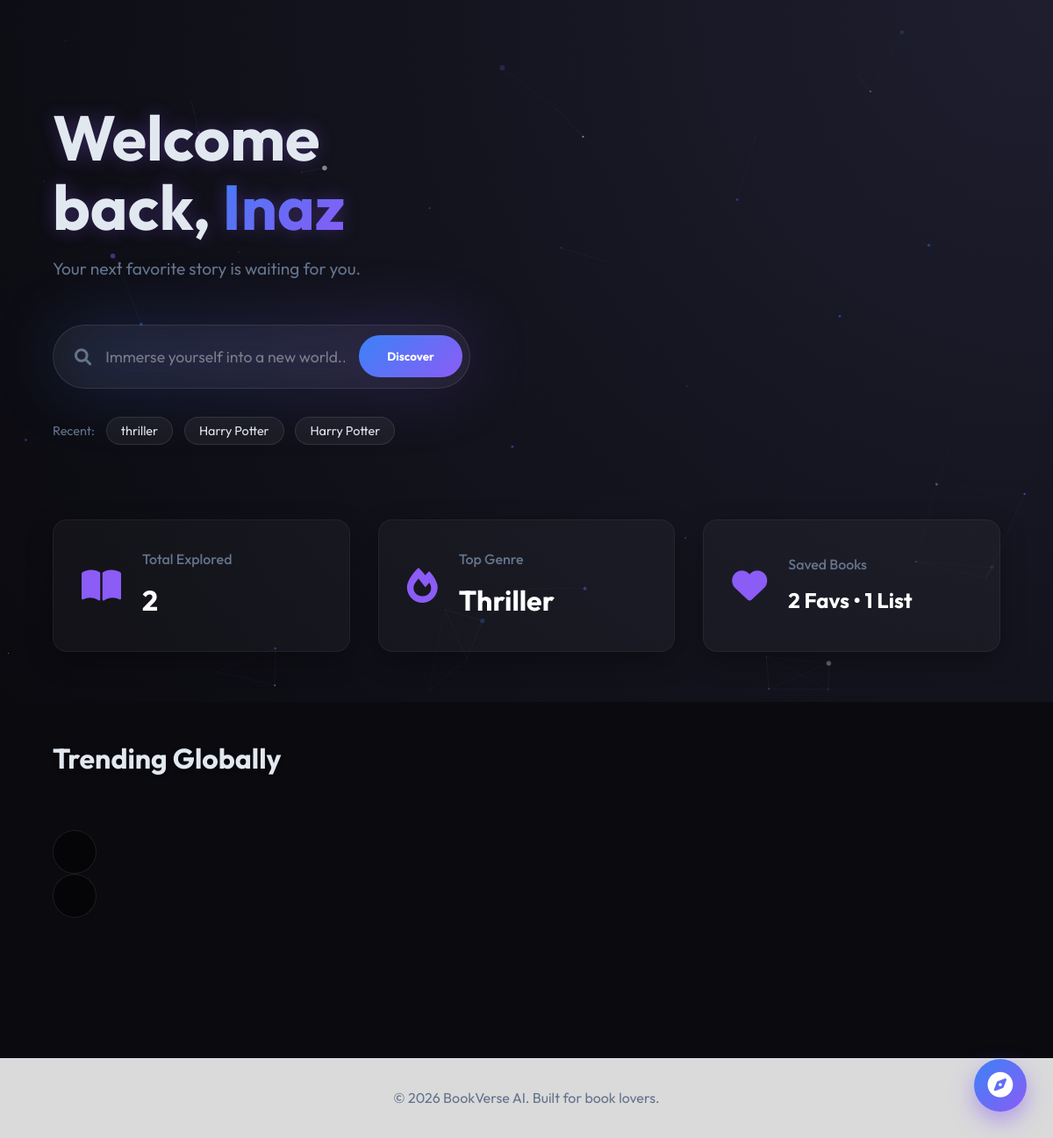
/ (signed in), run on the app's committed database.
### tables this page shows
CREATE TABLE search_history (
            id INTEGER PRIMARY KEY AUTOINCREMENT,
            user_id INTEGER,
            query TEXT,
            timestamp TIMESTAMP DEFAULT CURRENT_TIMESTAMP,
            FOREIGN KEY(user_id) REFERENCES users(id)
        );

CREATE TABLE user_genres (
            user_id INTEGER,
            genre TEXT,
            count INTEGER,
            PRIMARY KEY(user_id, genre),
            FOREIGN KEY(user_id) REFERENCES users(id)
        );

### app.py (the view)
@app.route("/")
def home():
    if "user_id" not in session:
        return handle_landing_page()
    return handle_user_homepage()

### app.py (called while the page is built, shortened)
def get_db_connection():
    conn = sqlite3.connect(DATABASE)
    conn.row_factory = sqlite3.Row
    return conn

def get_books_by_genre(genre, limit=12):
    if books is None or books.empty:
        return []

### templates/index.html (shortened to what this page needs)
{% extends "base.html" %}
{% block head %}
<link rel="stylesheet" href="https://cdn.jsdelivr.net/npm/swiper@10/swiper-bundle.min.css" />
{% endblock %}
{% block content %}
<div id="particles-js" class="particles-bg"></div>
<div class="quick-actions-menu">
    <div class="qa-toggle" id="qaToggle">
        <i class="fa-solid fa-compass"></i>
    </div>
</div>
<div class="dashboard-container">
    <section class="hero-dashboard">
        <div class="hero-left" data-aos="fade-right">
            <h1 class="greeting">Welcome back, <span class="gradient-text">{{ session.get('username') }}</span></h1>
            <p class="subtitle">Your next favorite story is waiting for you.</p>
            <div class="search-wrapper">
                <form action="{{ url_for('search_post') }}" method="POST" class="glow-search-form">
                    <i class="fa-solid fa-magnifying-glass search-icon"></i>
                    <input type="text" name="book_name" placeholder="Immerse yourself into a new world..." required class="glow-input">
                    <button type="submit" class="glow-btn">Discover</button>
                    <div class="search-glow-blur"></div>
                </form>
            </div>
            {% if recent_searches %}
            <div class="recent-chips fade-in-up delay-1">
                <span class="chip-label">Recent:</span>
                {% for search in recent_searches %}
                <form action="{{ url_for('search_post') }}" method="POST" style="display:inline;">
                    <button type="submit" class="glass-chip">{{ search.query }}</button>
                </form>
                {% endfor %}
            </div>
            {% endif %}
        </div>
        <div class="hero-right" data-aos="fade-left">
            <div class="book-stack">
            </div>
        </div>
    </section>
    <section class="stats-dashboard fade-in-up delay-2">
        <a href="{{ url_for('profile') }}" class="glass-stat-card floating-anim-1">
            <div class="stat-icon"><i class="fa-solid fa-book-open"></i></div>
            <div class="stat-text">
                <h4>Total Explored</h4>
                <h2>{{ total_explored }}</h2>
            </div>
        </a>
        <a href="{% if user_top_genre %}{{ url_for('genre_page', genre=user_top_genre) }}{% else %}#{% endif %}" class="glass-stat-card floating-anim-2">
            <div class="stat-icon"><i class="fa-solid fa-fire"></i></div>
            <div class="stat-text">
                <h4>Top Genre</h4>
                <h2>{{ user_top_genre or 'Fantasy' }}</h2>
            </div>
        </a>
        <a href="{{ url_for('favorites_page') }}" class="glass-stat-card floating-anim-3">
            <div class="stat-icon"><i class="fa-solid fa-heart"></i></div>
            <div class="stat-text">
                <h4>Saved Books</h4>
                <h2 style="font-size: 1.5rem;">{{ saved_books_stats.favorites }} Favs &bull; {{ saved_books_stats.reading_list }} List</h2>
            </div>
        </a>
    </section>
    <section class="carousels-container">
        <div class="carousel-section fade-in-up" data-aos="fade-up">
            <h2 class="carousel-title">Trending Globally</h2>
            <div class="swiper book-swiper">
                <div class="swiper-button-next"></div>
                <div class="swiper-button-prev"></div>
            </div>
        </div>
    </section>
</div>
{% endblock %}
{% block scripts %}
<script>
document.addEventListener('DOMContentLoaded', function() {
    // 1. Initialize Particles.js
    if (document.getElementById('particles-js')) {
        particlesJS("particles-js", {
            "particles": {
                "number": { "value": 40, "density": { "enable": true, "value_area": 800 } },
                "color": { "value": ["#8b5cf6", "#3b82f6", "#ffffff"] },
                "shape": { "type": "circle" },
                "opacity": { "value": 0.5, "random": true, "anim": { "enable": true, "speed": 1, "opacity_min": 0.1, "sync": false } },
                "size": { "value": 3, "random": true, "anim": { "enable": true, "speed": 2, "size_min": 0.1, "sync": false } },
                "line_linked": { "enable": true, "distance": 150, "color": "#475569", "opacity": 0.2, "width": 1 },
                "move": { "enable": true, "speed": 1, "direction": "none", "random": true, "straight": false, "out_mode": "out", "bounce": false }
            },
            "interactivity": {
                "detect_on": "canvas",
                "events": { "onhover": { "enable": true, "mode": "grab" }, "onclick": { "enable": false }, "resize": true },
                "modes": { "grab": { "distance": 140, "line_linked": { "opacity": 0.5 } } }
            },
            "retina_detect": true
        });
    }
    // 2. Initialize Swiper Carousels
    const swipers = document.querySelectorAll('.book-swiper');
    swipers.forEach(el => {
        new Swiper(el, {
            slidesPerView: 1.5,
            spaceBetween: 20,
            freeMode: true,
            navigation: {
                nextEl: el.querySelector('.swiper-button-next'),
                prevEl: el.querySelector('.swiper-button-prev'),
            },
            breakpoints: {
                640: { slidesPerView: 2.5, spaceBetween: 20 },
                1024: { slidesPerView: 4.5, spaceBetween: 30 }
            }
        });
    });
    // 3. Floating Quick Actions Toggle
    const qaToggle = document.getElementById('qaToggle');
    const qaMenu = document.querySelector('.quick-actions-menu');
    if (qaToggle) {
        qaToggle.addEventListener('click', () => {
            qaMenu.classList.toggle('open');
        });
    }
});
</script>
{% endblock %}

### templates/index.html (style rules this page uses)
body { background-color: #0a0a0f !important; color: #e2e8f0; }

### data on the page
search_history: query "thriller"
search_history: query "Harry Potter"
search_history: query "Harry Potter"
user_genres: genre "Thriller"

### other printed values
{{ session.get('username') }} "Inaz"
{{ total_explored }} "2"
{{ saved_books_stats.favorites }} "2"
{{ saved_books_stats.reading_list }} "1"
